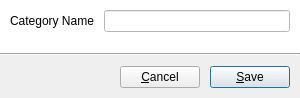
<?xml version="1.0" encoding="UTF-8"?>
<ui version="4.0">
 <class>InputIncomeCategory</class>
 <widget class="QDialog" name="InputIncomeCategory">
  <property name="geometry">
   <rect>
    <x>0</x>
    <y>0</y>
    <width>300</width>
    <height>98</height>
   </rect>
  </property>
  <property name="minimumSize">
   <size>
    <width>300</width>
    <height>0</height>
   </size>
  </property>
  <property name="windowTitle">
   <string>New Income Category</string>
  </property>
  <layout class="QVBoxLayout" name="verticalLayout">
   <property name="spacing">
    <number>0</number>
   </property>
   <property name="leftMargin">
    <number>0</number>
   </property>
   <property name="topMargin">
    <number>0</number>
   </property>
   <property name="rightMargin">
    <number>0</number>
   </property>
   <property name="bottomMargin">
    <number>0</number>
   </property>
   <item>
    <widget class="QWidget" name="widget" native="true">
     <property name="sizePolicy">
      <sizepolicy hsizetype="Preferred" vsizetype="Expanding">
       <horstretch>0</horstretch>
       <verstretch>0</verstretch>
      </sizepolicy>
     </property>
     <property name="palette">
      <palette>
       <active>
        <colorrole role="Base">
         <brush brushstyle="SolidPattern">
          <color alpha="255">
           <red>255</red>
           <green>255</green>
           <blue>255</blue>
          </color>
         </brush>
        </colorrole>
        <colorrole role="Window">
         <brush brushstyle="SolidPattern">
          <color alpha="255">
           <red>255</red>
           <green>255</green>
           <blue>255</blue>
          </color>
         </brush>
        </colorrole>
       </active>
       <inactive>
        <colorrole role="Base">
         <brush brushstyle="SolidPattern">
          <color alpha="255">
           <red>255</red>
           <green>255</green>
           <blue>255</blue>
          </color>
         </brush>
        </colorrole>
        <colorrole role="Window">
         <brush brushstyle="SolidPattern">
          <color alpha="255">
           <red>255</red>
           <green>255</green>
           <blue>255</blue>
          </color>
         </brush>
        </colorrole>
       </inactive>
       <disabled>
        <colorrole role="Base">
         <brush brushstyle="SolidPattern">
          <color alpha="255">
           <red>255</red>
           <green>255</green>
           <blue>255</blue>
          </color>
         </brush>
        </colorrole>
        <colorrole role="Window">
         <brush brushstyle="SolidPattern">
          <color alpha="255">
           <red>255</red>
           <green>255</green>
           <blue>255</blue>
          </color>
         </brush>
        </colorrole>
       </disabled>
      </palette>
     </property>
     <property name="autoFillBackground">
      <bool>true</bool>
     </property>
     <layout class="QFormLayout" name="formLayout">
      <property name="horizontalSpacing">
       <number>10</number>
      </property>
      <property name="verticalSpacing">
       <number>10</number>
      </property>
      <property name="leftMargin">
       <number>10</number>
      </property>
      <property name="topMargin">
       <number>10</number>
      </property>
      <property name="rightMargin">
       <number>10</number>
      </property>
      <property name="bottomMargin">
       <number>10</number>
      </property>
      <item row="0" column="0">
       <widget class="QLabel" name="label_2">
        <property name="text">
         <string>Category Name</string>
        </property>
       </widget>
      </item>
      <item row="0" column="1">
       <widget class="QLineEdit" name="txtName"/>
      </item>
     </layout>
    </widget>
   </item>
   <item>
    <widget class="Line" name="line">
     <property name="orientation">
      <enum>Qt::Horizontal</enum>
     </property>
    </widget>
   </item>
   <item>
    <layout class="QHBoxLayout" name="horizontalLayout">
     <property name="spacing">
      <number>10</number>
     </property>
     <property name="leftMargin">
      <number>10</number>
     </property>
     <property name="topMargin">
      <number>10</number>
     </property>
     <property name="rightMargin">
      <number>10</number>
     </property>
     <property name="bottomMargin">
      <number>10</number>
     </property>
     <item>
      <spacer name="horizontalSpacer">
       <property name="orientation">
        <enum>Qt::Horizontal</enum>
       </property>
       <property name="sizeHint" stdset="0">
        <size>
         <width>40</width>
         <height>20</height>
        </size>
       </property>
      </spacer>
     </item>
     <item>
      <widget class="QPushButton" name="btnCancel">
       <property name="text">
        <string>&amp;Cancel</string>
       </property>
       <property name="icon">
        <iconset theme="gtk-cancel">
         <normaloff>.</normaloff>.</iconset>
       </property>
      </widget>
     </item>
     <item>
      <widget class="QPushButton" name="btnSave">
       <property name="text">
        <string>&amp;Save</string>
       </property>
       <property name="icon">
        <iconset theme="gtk-save">
         <normaloff>.</normaloff>.</iconset>
       </property>
       <property name="default">
        <bool>true</bool>
       </property>
      </widget>
     </item>
    </layout>
   </item>
  </layout>
 </widget>
 <tabstops>
  <tabstop>txtName</tabstop>
  <tabstop>btnCancel</tabstop>
  <tabstop>btnSave</tabstop>
 </tabstops>
 <resources/>
 <connections>
  <connection>
   <sender>btnCancel</sender>
   <signal>clicked()</signal>
   <receiver>InputIncomeCategory</receiver>
   <slot>reject()</slot>
   <hints>
    <hint type="sourcelabel">
     <x>152</x>
     <y>73</y>
    </hint>
    <hint type="destinationlabel">
     <x>149</x>
     <y>48</y>
    </hint>
   </hints>
  </connection>
  <connection>
   <sender>btnSave</sender>
   <signal>clicked()</signal>
   <receiver>InputIncomeCategory</receiver>
   <slot>accept()</slot>
   <hints>
    <hint type="sourcelabel">
     <x>247</x>
     <y>73</y>
    </hint>
    <hint type="destinationlabel">
     <x>149</x>
     <y>48</y>
    </hint>
   </hints>
  </connection>
 </connections>
</ui>
